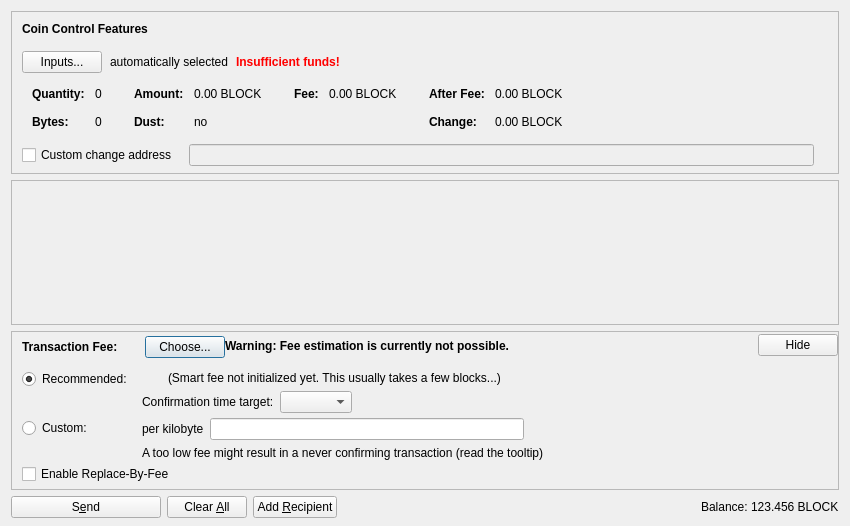
<?xml version="1.0" encoding="UTF-8"?>
<ui version="4.0">
 <class>SendCoinsDialog</class>
 <widget class="QDialog" name="SendCoinsDialog">
  <property name="geometry">
   <rect>
    <x>0</x>
    <y>0</y>
    <width>850</width>
    <height>526</height>
   </rect>
  </property>
  <property name="windowTitle">
   <string>Send Coins</string>
  </property>
  <layout class="QVBoxLayout" name="verticalLayout" stretch="0,1,0,0">
   <property name="bottomMargin">
    <number>8</number>
   </property>
   <item>
    <widget class="QFrame" name="frameCoinControl">
     <property name="sizePolicy">
      <sizepolicy hsizetype="Expanding" vsizetype="Expanding">
       <horstretch>0</horstretch>
       <verstretch>0</verstretch>
      </sizepolicy>
     </property>
     <property name="maximumSize">
      <size>
       <width>16777215</width>
       <height>16777215</height>
      </size>
     </property>
     <property name="frameShape">
      <enum>QFrame::StyledPanel</enum>
     </property>
     <property name="frameShadow">
      <enum>QFrame::Sunken</enum>
     </property>
     <layout class="QVBoxLayout" name="verticalLayoutCoinControl2">
      <property name="spacing">
       <number>0</number>
      </property>
      <property name="leftMargin">
       <number>0</number>
      </property>
      <property name="topMargin">
       <number>0</number>
      </property>
      <property name="rightMargin">
       <number>0</number>
      </property>
      <property name="bottomMargin">
       <number>6</number>
      </property>
      <item>
       <layout class="QVBoxLayout" name="verticalLayoutCoinControl" stretch="0,0,0,0,1">
        <property name="spacing">
         <number>0</number>
        </property>
        <property name="leftMargin">
         <number>10</number>
        </property>
        <property name="topMargin">
         <number>10</number>
        </property>
        <item>
         <layout class="QHBoxLayout" name="horizontalLayoutCoinControl1">
          <property name="bottomMargin">
           <number>15</number>
          </property>
          <item>
           <widget class="QLabel" name="labelCoinControlFeatures">
            <property name="sizePolicy">
             <sizepolicy hsizetype="Preferred" vsizetype="Maximum">
              <horstretch>0</horstretch>
              <verstretch>0</verstretch>
             </sizepolicy>
            </property>
            <property name="font">
             <font>
              <weight>75</weight>
              <bold>true</bold>
             </font>
            </property>
            <property name="styleSheet">
             <string notr="true">font-weight:bold;</string>
            </property>
            <property name="text">
             <string>Coin Control Features</string>
            </property>
           </widget>
          </item>
         </layout>
        </item>
        <item>
         <layout class="QHBoxLayout" name="horizontalLayoutCoinControl2" stretch="0,0,0,0">
          <property name="spacing">
           <number>8</number>
          </property>
          <property name="bottomMargin">
           <number>10</number>
          </property>
          <item>
           <widget class="QPushButton" name="pushButtonCoinControl">
            <property name="styleSheet">
             <string notr="true"/>
            </property>
            <property name="text">
             <string>Inputs...</string>
            </property>
            <property name="autoDefault">
             <bool>false</bool>
            </property>
           </widget>
          </item>
          <item>
           <widget class="QLabel" name="labelCoinControlAutomaticallySelected">
            <property name="text">
             <string>automatically selected</string>
            </property>
            <property name="margin">
             <number>5</number>
            </property>
           </widget>
          </item>
          <item>
           <widget class="QLabel" name="labelCoinControlInsuffFunds">
            <property name="font">
             <font>
              <weight>75</weight>
              <bold>true</bold>
             </font>
            </property>
            <property name="styleSheet">
             <string notr="true">color:red;font-weight:bold;</string>
            </property>
            <property name="text">
             <string>Insufficient funds!</string>
            </property>
            <property name="margin">
             <number>5</number>
            </property>
           </widget>
          </item>
          <item>
           <spacer name="horizontalSpacerCoinControl">
            <property name="orientation">
             <enum>Qt::Horizontal</enum>
            </property>
            <property name="sizeHint" stdset="0">
             <size>
              <width>40</width>
              <height>1</height>
             </size>
            </property>
           </spacer>
          </item>
         </layout>
        </item>
        <item>
         <widget class="QWidget" name="widgetCoinControl" native="true">
          <property name="sizePolicy">
           <sizepolicy hsizetype="Preferred" vsizetype="Preferred">
            <horstretch>0</horstretch>
            <verstretch>0</verstretch>
           </sizepolicy>
          </property>
          <property name="minimumSize">
           <size>
            <width>0</width>
            <height>0</height>
           </size>
          </property>
          <property name="styleSheet">
           <string notr="true"/>
          </property>
          <layout class="QHBoxLayout" name="horizontalLayoutCoinControl5">
           <property name="leftMargin">
            <number>0</number>
           </property>
           <property name="topMargin">
            <number>0</number>
           </property>
           <property name="rightMargin">
            <number>0</number>
           </property>
           <property name="bottomMargin">
            <number>0</number>
           </property>
           <item>
            <layout class="QHBoxLayout" name="horizontalLayoutCoinControl3" stretch="0,0,0,1">
             <property name="spacing">
              <number>20</number>
             </property>
             <property name="topMargin">
              <number>0</number>
             </property>
             <property name="bottomMargin">
              <number>10</number>
             </property>
             <item>
              <layout class="QFormLayout" name="formLayoutCoinControl1">
               <property name="horizontalSpacing">
                <number>10</number>
               </property>
               <property name="verticalSpacing">
                <number>14</number>
               </property>
               <property name="leftMargin">
                <number>10</number>
               </property>
               <property name="topMargin">
                <number>4</number>
               </property>
               <property name="rightMargin">
                <number>6</number>
               </property>
               <item row="0" column="0">
                <widget class="QLabel" name="labelCoinControlQuantityText">
                 <property name="font">
                  <font>
                   <weight>75</weight>
                   <bold>true</bold>
                  </font>
                 </property>
                 <property name="text">
                  <string>Quantity:</string>
                 </property>
                 <property name="margin">
                  <number>0</number>
                 </property>
                </widget>
               </item>
               <item row="0" column="1">
                <widget class="QLabel" name="labelCoinControlQuantity">
                 <property name="cursor">
                  <cursorShape>IBeamCursor</cursorShape>
                 </property>
                 <property name="contextMenuPolicy">
                  <enum>Qt::ActionsContextMenu</enum>
                 </property>
                 <property name="text">
                  <string notr="true">0</string>
                 </property>
                 <property name="margin">
                  <number>0</number>
                 </property>
                 <property name="textInteractionFlags">
                  <set>Qt::LinksAccessibleByMouse|Qt::TextSelectableByKeyboard|Qt::TextSelectableByMouse</set>
                 </property>
                </widget>
               </item>
               <item row="1" column="0">
                <widget class="QLabel" name="labelCoinControlBytesText">
                 <property name="font">
                  <font>
                   <weight>75</weight>
                   <bold>true</bold>
                  </font>
                 </property>
                 <property name="text">
                  <string>Bytes:</string>
                 </property>
                </widget>
               </item>
               <item row="1" column="1">
                <widget class="QLabel" name="labelCoinControlBytes">
                 <property name="cursor">
                  <cursorShape>IBeamCursor</cursorShape>
                 </property>
                 <property name="contextMenuPolicy">
                  <enum>Qt::ActionsContextMenu</enum>
                 </property>
                 <property name="text">
                  <string notr="true">0</string>
                 </property>
                 <property name="textInteractionFlags">
                  <set>Qt::LinksAccessibleByMouse|Qt::TextSelectableByKeyboard|Qt::TextSelectableByMouse</set>
                 </property>
                </widget>
               </item>
              </layout>
             </item>
             <item>
              <layout class="QFormLayout" name="formLayoutCoinControl2">
               <property name="horizontalSpacing">
                <number>10</number>
               </property>
               <property name="verticalSpacing">
                <number>14</number>
               </property>
               <property name="leftMargin">
                <number>6</number>
               </property>
               <property name="topMargin">
                <number>4</number>
               </property>
               <property name="rightMargin">
                <number>6</number>
               </property>
               <item row="0" column="0">
                <widget class="QLabel" name="labelCoinControlAmountText">
                 <property name="font">
                  <font>
                   <weight>75</weight>
                   <bold>true</bold>
                  </font>
                 </property>
                 <property name="text">
                  <string>Amount:</string>
                 </property>
                 <property name="margin">
                  <number>0</number>
                 </property>
                </widget>
               </item>
               <item row="0" column="1">
                <widget class="QLabel" name="labelCoinControlAmount">
                 <property name="cursor">
                  <cursorShape>IBeamCursor</cursorShape>
                 </property>
                 <property name="contextMenuPolicy">
                  <enum>Qt::ActionsContextMenu</enum>
                 </property>
                 <property name="text">
                  <string notr="true">0.00 BLOCK</string>
                 </property>
                 <property name="textInteractionFlags">
                  <set>Qt::LinksAccessibleByMouse|Qt::TextSelectableByKeyboard|Qt::TextSelectableByMouse</set>
                 </property>
                </widget>
               </item>
               <item row="1" column="0">
                <widget class="QLabel" name="labelCoinControlLowOutputText">
                 <property name="font">
                  <font>
                   <weight>75</weight>
                   <bold>true</bold>
                  </font>
                 </property>
                 <property name="text">
                  <string>Dust:</string>
                 </property>
                </widget>
               </item>
               <item row="1" column="1">
                <widget class="QLabel" name="labelCoinControlLowOutput">
                 <property name="cursor">
                  <cursorShape>IBeamCursor</cursorShape>
                 </property>
                 <property name="contextMenuPolicy">
                  <enum>Qt::ActionsContextMenu</enum>
                 </property>
                 <property name="text">
                  <string notr="true">no</string>
                 </property>
                 <property name="textInteractionFlags">
                  <set>Qt::LinksAccessibleByMouse|Qt::TextSelectableByKeyboard|Qt::TextSelectableByMouse</set>
                 </property>
                </widget>
               </item>
              </layout>
             </item>
             <item>
              <layout class="QFormLayout" name="formLayoutCoinControl3">
               <property name="horizontalSpacing">
                <number>10</number>
               </property>
               <property name="verticalSpacing">
                <number>14</number>
               </property>
               <property name="leftMargin">
                <number>6</number>
               </property>
               <property name="topMargin">
                <number>4</number>
               </property>
               <property name="rightMargin">
                <number>6</number>
               </property>
               <item row="0" column="0">
                <widget class="QLabel" name="labelCoinControlFeeText">
                 <property name="font">
                  <font>
                   <weight>75</weight>
                   <bold>true</bold>
                  </font>
                 </property>
                 <property name="text">
                  <string>Fee:</string>
                 </property>
                 <property name="margin">
                  <number>0</number>
                 </property>
                </widget>
               </item>
               <item row="0" column="1">
                <widget class="QLabel" name="labelCoinControlFee">
                 <property name="cursor">
                  <cursorShape>IBeamCursor</cursorShape>
                 </property>
                 <property name="contextMenuPolicy">
                  <enum>Qt::ActionsContextMenu</enum>
                 </property>
                 <property name="text">
                  <string notr="true">0.00 BLOCK</string>
                 </property>
                 <property name="textInteractionFlags">
                  <set>Qt::LinksAccessibleByMouse|Qt::TextSelectableByKeyboard|Qt::TextSelectableByMouse</set>
                 </property>
                </widget>
               </item>
              </layout>
             </item>
             <item>
              <layout class="QFormLayout" name="formLayoutCoinControl4">
               <property name="horizontalSpacing">
                <number>10</number>
               </property>
               <property name="verticalSpacing">
                <number>14</number>
               </property>
               <property name="leftMargin">
                <number>6</number>
               </property>
               <property name="topMargin">
                <number>4</number>
               </property>
               <property name="rightMargin">
                <number>6</number>
               </property>
               <item row="0" column="0">
                <widget class="QLabel" name="labelCoinControlAfterFeeText">
                 <property name="font">
                  <font>
                   <weight>75</weight>
                   <bold>true</bold>
                  </font>
                 </property>
                 <property name="text">
                  <string>After Fee:</string>
                 </property>
                 <property name="margin">
                  <number>0</number>
                 </property>
                </widget>
               </item>
               <item row="0" column="1">
                <widget class="QLabel" name="labelCoinControlAfterFee">
                 <property name="cursor">
                  <cursorShape>IBeamCursor</cursorShape>
                 </property>
                 <property name="contextMenuPolicy">
                  <enum>Qt::ActionsContextMenu</enum>
                 </property>
                 <property name="text">
                  <string notr="true">0.00 BLOCK</string>
                 </property>
                 <property name="textInteractionFlags">
                  <set>Qt::LinksAccessibleByMouse|Qt::TextSelectableByKeyboard|Qt::TextSelectableByMouse</set>
                 </property>
                </widget>
               </item>
               <item row="1" column="0">
                <widget class="QLabel" name="labelCoinControlChangeText">
                 <property name="font">
                  <font>
                   <weight>75</weight>
                   <bold>true</bold>
                  </font>
                 </property>
                 <property name="text">
                  <string>Change:</string>
                 </property>
                </widget>
               </item>
               <item row="1" column="1">
                <widget class="QLabel" name="labelCoinControlChange">
                 <property name="cursor">
                  <cursorShape>IBeamCursor</cursorShape>
                 </property>
                 <property name="contextMenuPolicy">
                  <enum>Qt::ActionsContextMenu</enum>
                 </property>
                 <property name="text">
                  <string notr="true">0.00 BLOCK</string>
                 </property>
                 <property name="textInteractionFlags">
                  <set>Qt::LinksAccessibleByMouse|Qt::TextSelectableByKeyboard|Qt::TextSelectableByMouse</set>
                 </property>
                </widget>
               </item>
              </layout>
             </item>
            </layout>
           </item>
          </layout>
         </widget>
        </item>
        <item>
         <layout class="QHBoxLayout" name="horizontalLayoutCoinControl4" stretch="0,0,0">
          <property name="spacing">
           <number>12</number>
          </property>
          <property name="sizeConstraint">
           <enum>QLayout::SetDefaultConstraint</enum>
          </property>
          <property name="topMargin">
           <number>5</number>
          </property>
          <property name="rightMargin">
           <number>5</number>
          </property>
          <item>
           <widget class="QCheckBox" name="checkBoxCoinControlChange">
            <property name="toolTip">
             <string>If this is activated, but the change address is empty or invalid, change will be sent to a newly generated address.</string>
            </property>
            <property name="text">
             <string>Custom change address</string>
            </property>
           </widget>
          </item>
          <item>
           <widget class="QValidatedLineEdit" name="lineEditCoinControlChange">
            <property name="enabled">
             <bool>false</bool>
            </property>
            <property name="sizePolicy">
             <sizepolicy hsizetype="Expanding" vsizetype="Fixed">
              <horstretch>0</horstretch>
              <verstretch>0</verstretch>
             </sizepolicy>
            </property>
           </widget>
          </item>
          <item>
           <widget class="QLabel" name="labelCoinControlChangeLabel">
            <property name="sizePolicy">
             <sizepolicy hsizetype="Preferred" vsizetype="Expanding">
              <horstretch>0</horstretch>
              <verstretch>0</verstretch>
             </sizepolicy>
            </property>
            <property name="minimumSize">
             <size>
              <width>0</width>
              <height>0</height>
             </size>
            </property>
            <property name="text">
             <string/>
            </property>
            <property name="margin">
             <number>3</number>
            </property>
           </widget>
          </item>
         </layout>
        </item>
        <item>
         <spacer name="verticalSpacerCoinControl">
          <property name="orientation">
           <enum>Qt::Vertical</enum>
          </property>
          <property name="sizeHint" stdset="0">
           <size>
            <width>800</width>
            <height>1</height>
           </size>
          </property>
         </spacer>
        </item>
       </layout>
      </item>
     </layout>
    </widget>
   </item>
   <item>
    <widget class="QScrollArea" name="scrollArea">
     <property name="widgetResizable">
      <bool>true</bool>
     </property>
     <widget class="QWidget" name="scrollAreaWidgetContents">
      <property name="geometry">
       <rect>
        <x>0</x>
        <y>0</y>
        <width>830</width>
        <height>104</height>
       </rect>
      </property>
      <layout class="QVBoxLayout" name="verticalLayout_2" stretch="0,1">
       <property name="leftMargin">
        <number>0</number>
       </property>
       <property name="topMargin">
        <number>0</number>
       </property>
       <property name="rightMargin">
        <number>0</number>
       </property>
       <property name="bottomMargin">
        <number>0</number>
       </property>
       <item>
        <layout class="QVBoxLayout" name="entries">
         <property name="spacing">
          <number>6</number>
         </property>
        </layout>
       </item>
       <item>
        <spacer name="verticalSpacer">
         <property name="orientation">
          <enum>Qt::Vertical</enum>
         </property>
         <property name="sizeHint" stdset="0">
          <size>
           <width>20</width>
           <height>40</height>
          </size>
         </property>
        </spacer>
       </item>
      </layout>
     </widget>
    </widget>
   </item>
   <item>
    <widget class="QFrame" name="frameFee">
     <property name="sizePolicy">
      <sizepolicy hsizetype="Expanding" vsizetype="Expanding">
       <horstretch>0</horstretch>
       <verstretch>0</verstretch>
      </sizepolicy>
     </property>
     <property name="maximumSize">
      <size>
       <width>16777215</width>
       <height>16777215</height>
      </size>
     </property>
     <property name="frameShape">
      <enum>QFrame::StyledPanel</enum>
     </property>
     <property name="frameShadow">
      <enum>QFrame::Sunken</enum>
     </property>
     <layout class="QVBoxLayout" name="verticalLayoutFee1">
      <property name="spacing">
       <number>0</number>
      </property>
      <property name="leftMargin">
       <number>0</number>
      </property>
      <property name="topMargin">
       <number>0</number>
      </property>
      <property name="rightMargin">
       <number>0</number>
      </property>
      <property name="bottomMargin">
       <number>0</number>
      </property>
      <item>
       <layout class="QVBoxLayout" name="verticalLayoutFee2" stretch="0,0,0">
        <property name="spacing">
         <number>0</number>
        </property>
        <property name="leftMargin">
         <number>10</number>
        </property>
        <property name="topMargin">
         <number>0</number>
        </property>
        <item>
         <layout class="QHBoxLayout" name="horizontalLayoutFee1">
          <property name="bottomMargin">
           <number>0</number>
          </property>
          <item>
           <layout class="QVBoxLayout" name="verticalLayoutFee7">
            <property name="spacing">
             <number>0</number>
            </property>
            <item>
             <spacer name="verticalSpacerSmartFee">
              <property name="orientation">
               <enum>Qt::Vertical</enum>
              </property>
              <property name="sizeType">
               <enum>QSizePolicy::Fixed</enum>
              </property>
              <property name="sizeHint" stdset="0">
               <size>
                <width>1</width>
                <height>4</height>
               </size>
              </property>
             </spacer>
            </item>
            <item>
             <layout class="QHBoxLayout" name="horizontalLayoutSmartFee">
              <property name="spacing">
               <number>10</number>
              </property>
              <item>
               <widget class="QLabel" name="labelFeeHeadline">
                <property name="sizePolicy">
                 <sizepolicy hsizetype="Preferred" vsizetype="Maximum">
                  <horstretch>0</horstretch>
                  <verstretch>0</verstretch>
                 </sizepolicy>
                </property>
                <property name="font">
                 <font>
                  <weight>75</weight>
                  <bold>true</bold>
                 </font>
                </property>
                <property name="styleSheet">
                 <string notr="true">font-weight:bold;</string>
                </property>
                <property name="text">
                 <string>Transaction Fee:</string>
                </property>
               </widget>
              </item>
              <item>
               <widget class="QLabel" name="labelFeeMinimized">
                <property name="text">
                 <string/>
                </property>
               </widget>
              </item>
              <item>
               <widget class="QPushButton" name="buttonChooseFee">
                <property name="text">
                 <string>Choose...</string>
                </property>
               </widget>
              </item>
             </layout>
            </item>
            <item>
             <spacer name="verticalSpacer_5">
              <property name="orientation">
               <enum>Qt::Vertical</enum>
              </property>
              <property name="sizeHint" stdset="0">
               <size>
                <width>1</width>
                <height>1</height>
               </size>
              </property>
             </spacer>
            </item>
           </layout>
          </item>
          <item>
           <widget class="QLabel" name="fallbackFeeWarningLabel">
            <property name="toolTip">
             <string>Using the fallbackfee can result in sending a transaction that will take several hours or days (or never) to confirm. Consider choosing your fee manually or wait until you have validated the complete chain.</string>
            </property>
            <property name="font">
            <font>
                <weight>75</weight>
                <bold>true</bold>
            </font>
            </property>
            <property name="text">
             <string>Warning: Fee estimation is currently not possible.</string>
            </property>
            <property name="wordWrap">
             <bool>false</bool>
            </property>
           </widget>
          </item>
          <item>
           <spacer name="horizontalSpacer_4">
            <property name="orientation">
             <enum>Qt::Horizontal</enum>
            </property>
            <property name="sizeType">
             <enum>QSizePolicy::MinimumExpanding</enum>
            </property>
            <property name="sizeHint" stdset="0">
             <size>
              <width>40</width>
              <height>20</height>
             </size>
            </property>
           </spacer>
          </item>
          <item>
           <widget class="QPushButton" name="buttonMinimizeFee">
            <property name="toolTip">
             <string>collapse fee-settings</string>
            </property>
            <property name="text">
             <string>Hide</string>
            </property>
           </widget>
          </item>
         </layout>
        </item>
        <item>
         <widget class="QFrame" name="frameFeeSelection">
          <layout class="QVBoxLayout" name="verticalLayoutFee12">
           <property name="spacing">
            <number>0</number>
           </property>
           <property name="leftMargin">
            <number>0</number>
           </property>
           <property name="topMargin">
            <number>0</number>
           </property>
           <property name="rightMargin">
            <number>0</number>
           </property>
           <property name="bottomMargin">
            <number>0</number>
           </property>
           <item>
            <layout class="QGridLayout" name="gridLayoutFee">
             <property name="topMargin">
              <number>10</number>
             </property>
             <property name="bottomMargin">
              <number>4</number>
             </property>
             <property name="horizontalSpacing">
              <number>10</number>
             </property>
             <property name="verticalSpacing">
              <number>4</number>
             </property>
             <item row="1" column="1">
              <layout class="QVBoxLayout" name="verticalLayoutFee8">
               <property name="spacing">
                <number>6</number>
               </property>
               <item>
                <layout class="QHBoxLayout" name="horizontalLayoutFee13">
                 <item>
                  <widget class="QLabel" name="labelCustomPerKilobyte">
                   <property name="toolTip">
                    <string>Specify a custom fee per kB (1,000 bytes) of the transaction's virtual size.

Note:  Since the fee is calculated on a per-byte basis, a fee of "100 satoshis per kB" for a transaction size of 500 bytes (half of 1 kB) would ultimately yield a fee of only 50 satoshis.</string>
                   </property>
                   <property name="text">
                    <string>per kilobyte</string>
                   </property>
                  </widget>
                 </item>
                 <item>
                  <widget class="BitcoinAmountField" name="customFee"/>
                 </item>
                 <item>
                  <spacer name="horizontalSpacer_6">
                   <property name="orientation">
                    <enum>Qt::Horizontal</enum>
                   </property>
                   <property name="sizeHint" stdset="0">
                    <size>
                     <width>1</width>
                     <height>1</height>
                    </size>
                   </property>
                  </spacer>
                 </item>
                </layout>
               </item>
               <item>
                <layout class="QHBoxLayout" name="horizontalLayoutFee8">
                 <item>
                  <widget class="QLabel" name="labelCustomFeeWarning">
                   <property name="enabled">
                    <bool>true</bool>
                   </property>
                   <property name="toolTip">
                    <string>When there is less transaction volume than space in the blocks, miners as well as relaying nodes may enforce a minimum fee. Paying only this minimum fee is just fine, but be aware that this can result in a never confirming transaction once there is more demand for reptiloids transactions than the network can process.</string>
                   </property>
                   <property name="text">
                    <string>A too low fee might result in a never confirming transaction (read the tooltip)</string>
                   </property>
                  </widget>
                 </item>
                 <item>
                  <spacer name="horizontalSpacer_2">
                   <property name="orientation">
                    <enum>Qt::Horizontal</enum>
                   </property>
                   <property name="sizeHint" stdset="0">
                    <size>
                     <width>1</width>
                     <height>1</height>
                    </size>
                   </property>
                  </spacer>
                 </item>
                </layout>
               </item>
              </layout>
             </item>
             <item row="0" column="0">
              <layout class="QVBoxLayout" name="verticalLayoutFee4" stretch="0,1">
               <item>
                <widget class="QRadioButton" name="radioSmartFee">
                 <property name="text">
                  <string>Recommended:</string>
                 </property>
                 <property name="checked">
                  <bool>true</bool>
                 </property>
                 <attribute name="buttonGroup">
                  <string notr="true">groupFee</string>
                 </attribute>
                </widget>
               </item>
               <item>
                <spacer name="verticalSpacer_2">
                 <property name="orientation">
                  <enum>Qt::Vertical</enum>
                 </property>
                 <property name="sizeHint" stdset="0">
                  <size>
                   <width>1</width>
                   <height>1</height>
                  </size>
                 </property>
                </spacer>
               </item>
              </layout>
             </item>
             <item row="1" column="0">
              <layout class="QVBoxLayout" name="verticalLayoutFee9" stretch="0,1">
               <item>
                <widget class="QRadioButton" name="radioCustomFee">
                 <property name="text">
                  <string>Custom:</string>
                 </property>
                 <attribute name="buttonGroup">
                  <string notr="true">groupFee</string>
                 </attribute>
                </widget>
               </item>
               <item>
                <spacer name="verticalSpacer_6">
                 <property name="orientation">
                  <enum>Qt::Vertical</enum>
                 </property>
                 <property name="sizeHint" stdset="0">
                  <size>
                   <width>1</width>
                   <height>1</height>
                  </size>
                 </property>
                </spacer>
               </item>
              </layout>
             </item>
             <item row="0" column="1">
              <layout class="QVBoxLayout" name="verticalLayoutFee3" stretch="0,0,1">
               <property name="spacing">
                <number>6</number>
               </property>
               <property name="topMargin">
                <number>2</number>
               </property>
               <item>
                <layout class="QHBoxLayout" name="horizontalLayoutFee12">
                 <item>
                  <widget class="QLabel" name="labelSmartFee">
                   <property name="text">
                    <string/>
                   </property>
                  </widget>
                 </item>
                 <item>
                  <widget class="QLabel" name="labelFeeEstimation">
                   <property name="text">
                    <string/>
                   </property>
                  </widget>
                 </item>
                 <item>
                  <widget class="QLabel" name="labelSmartFee2">
                   <property name="text">
                    <string>(Smart fee not initialized yet. This usually takes a few blocks...)</string>
                   </property>
                  </widget>
                 </item>
                 <item>
                  <spacer name="horizontalSpacer_5">
                   <property name="orientation">
                    <enum>Qt::Horizontal</enum>
                   </property>
                   <property name="sizeHint" stdset="0">
                    <size>
                     <width>1</width>
                     <height>1</height>
                    </size>
                   </property>
                  </spacer>
                 </item>
                </layout>
               </item>
               <item>
                <layout class="QHBoxLayout" name="horizontalLayoutFee9">
                 <item>
                  <layout class="QVBoxLayout" name="verticalLayoutFee6">
                   <item>
                    <widget class="QLabel" name="labelSmartFee3">
                     <property name="text">
                      <string>Confirmation time target:</string>
                     </property>
                    </widget>
                   </item>
                  </layout>
                 </item>
                 <item>
                  <layout class="QVBoxLayout" name="verticalLayoutFee5">
                   <property name="rightMargin">
                    <number>30</number>
                   </property>
                   <item>
                    <layout class="QHBoxLayout" name="horizontalLayoutConfTarget">
                     <property name="bottomMargin">
                      <number>0</number>
                     </property>
                     <item>
                      <widget class="QComboBox" name="confTargetSelector"/>
                     </item>
                     <item>
                      <spacer name="horizontalSpacerConfTarget">
                       <property name="orientation">
                        <enum>Qt::Horizontal</enum>
                       </property>
                       <property name="sizeHint" stdset="0">
                        <size>
                         <width>40</width>
                         <height>20</height>
                        </size>
                       </property>
                      </spacer>
                     </item>
                    </layout>
                   </item>
                  </layout>
                 </item>
                </layout>
               </item>
               <item>
                <spacer name="verticalSpacer_4">
                 <property name="orientation">
                  <enum>Qt::Vertical</enum>
                 </property>
                 <property name="sizeHint" stdset="0">
                  <size>
                   <width>1</width>
                   <height>1</height>
                  </size>
                 </property>
                </spacer>
               </item>
              </layout>
             </item>
            </layout>
           </item>
           <item>
            <widget class="QCheckBox" name="optInRBF">
             <property name="text">
              <string>Enable Replace-By-Fee</string>
             </property>
             <property name="toolTip">
              <string>With Replace-By-Fee (BIP-125) you can increase a transaction's fee after it is sent. Without this, a higher fee may be recommended to compensate for increased transaction delay risk.</string>
             </property>
            </widget>
           </item>
          </layout>
         </widget>
        </item>
        <item>
         <spacer name="verticalSpacerFee">
          <property name="orientation">
           <enum>Qt::Vertical</enum>
          </property>
          <property name="sizeHint" stdset="0">
           <size>
            <width>40</width>
            <height>5</height>
           </size>
          </property>
         </spacer>
        </item>
       </layout>
      </item>
     </layout>
    </widget>
   </item>
   <item>
    <layout class="QHBoxLayout" name="horizontalLayout">
     <item>
      <widget class="QPushButton" name="sendButton">
       <property name="minimumSize">
        <size>
         <width>150</width>
         <height>0</height>
        </size>
       </property>
       <property name="toolTip">
        <string>Confirm the send action</string>
       </property>
       <property name="text">
        <string>S&amp;end</string>
       </property>
       <property name="icon">
        <iconset resource="../bitcoin.qrc">
         <normaloff>:/icons/send</normaloff>:/icons/send</iconset>
       </property>
       <property name="autoDefault">
        <bool>false</bool>
       </property>
       <property name="default">
        <bool>false</bool>
       </property>
      </widget>
     </item>
     <item>
      <widget class="QPushButton" name="clearButton">
       <property name="sizePolicy">
        <sizepolicy hsizetype="Minimum" vsizetype="Fixed">
         <horstretch>0</horstretch>
         <verstretch>0</verstretch>
        </sizepolicy>
       </property>
       <property name="toolTip">
        <string>Clear all fields of the form.</string>
       </property>
       <property name="text">
        <string>Clear &amp;All</string>
       </property>
       <property name="icon">
        <iconset resource="../bitcoin.qrc">
         <normaloff>:/icons/remove</normaloff>:/icons/remove</iconset>
       </property>
       <property name="autoDefault">
        <bool>false</bool>
       </property>
      </widget>
     </item>
     <item>
      <widget class="QPushButton" name="addButton">
       <property name="toolTip">
        <string>Send to multiple recipients at once</string>
       </property>
       <property name="text">
        <string>Add &amp;Recipient</string>
       </property>
       <property name="icon">
        <iconset resource="../bitcoin.qrc">
         <normaloff>:/icons/add</normaloff>:/icons/add</iconset>
       </property>
       <property name="autoDefault">
        <bool>false</bool>
       </property>
      </widget>
     </item>
     <item>
      <spacer name="horizontalSpacer">
       <property name="orientation">
        <enum>Qt::Horizontal</enum>
       </property>
       <property name="sizeHint" stdset="0">
        <size>
         <width>40</width>
         <height>20</height>
        </size>
       </property>
      </spacer>
     </item>
     <item>
      <layout class="QHBoxLayout" name="horizontalLayout_2">
       <property name="spacing">
        <number>3</number>
       </property>
       <item>
        <widget class="QLabel" name="label">
         <property name="sizePolicy">
          <sizepolicy hsizetype="Preferred" vsizetype="Fixed">
           <horstretch>0</horstretch>
           <verstretch>0</verstretch>
          </sizepolicy>
         </property>
         <property name="text">
          <string>Balance:</string>
         </property>
        </widget>
       </item>
       <item>
        <widget class="QLabel" name="labelBalance">
         <property name="sizePolicy">
          <sizepolicy hsizetype="Preferred" vsizetype="Fixed">
           <horstretch>0</horstretch>
           <verstretch>0</verstretch>
          </sizepolicy>
         </property>
         <property name="cursor">
          <cursorShape>IBeamCursor</cursorShape>
         </property>
         <property name="text">
          <string notr="true">123.456 BLOCK</string>
         </property>
         <property name="textInteractionFlags">
          <set>Qt::LinksAccessibleByMouse|Qt::TextSelectableByKeyboard|Qt::TextSelectableByMouse</set>
         </property>
        </widget>
       </item>
      </layout>
     </item>
    </layout>
   </item>
  </layout>
 </widget>
 <customwidgets>
  <customwidget>
   <class>QValidatedLineEdit</class>
   <extends>QLineEdit</extends>
   <header>qt/qvalidatedlineedit.h</header>
  </customwidget>
  <customwidget>
   <class>BitcoinAmountField</class>
   <extends>QLineEdit</extends>
   <header>qt/bitcoinamountfield.h</header>
   <container>1</container>
  </customwidget>
 </customwidgets>
 <resources>
  <include location="../bitcoin.qrc"/>
 </resources>
 <connections/>
 <buttongroups>
  <buttongroup name="groupFee"/>
 </buttongroups>
</ui>
